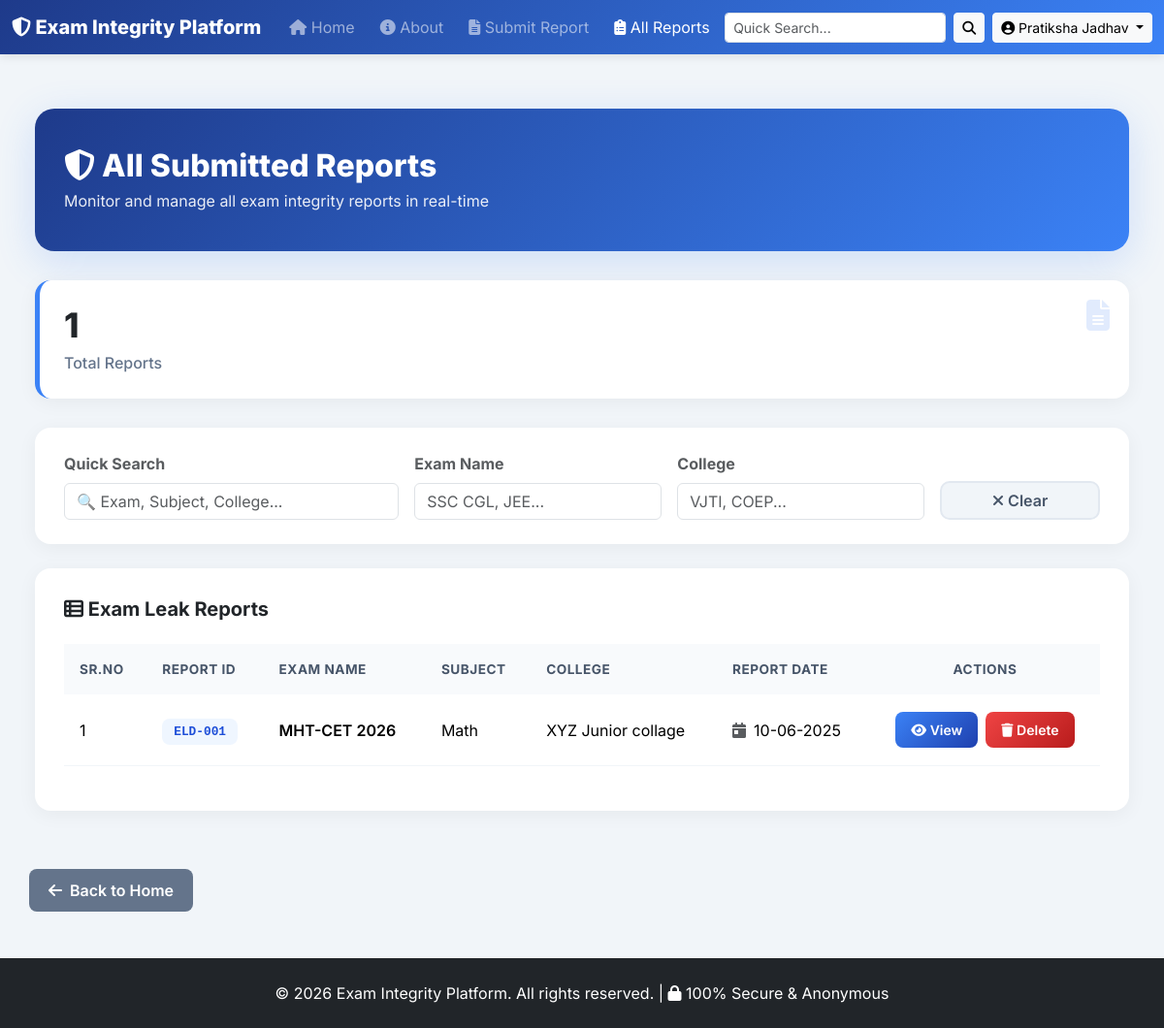
Page /report (signed in) on the committed database.
### tables this page shows
CREATE TABLE users (
            id INTEGER PRIMARY KEY AUTOINCREMENT,
            username TEXT NOT NULL UNIQUE,
            password TEXT NOT NULL,
            email TEXT UNIQUE,
            mobile TEXT UNIQUE,
            name TEXT,
            role TEXT DEFAULT 'student',

            -- Verification
            is_mobile_verified INTEGER DEFAULT 0,
            is_email_verified INTEGER DEFAULT 0,
            mobile_otp TEXT,
            otp_generated_at TEXT,

            -- Identity Proof 
            profile_photo TEXT,
            id_proof_type TEXT,
            id_proof_number TEXT,
            id_proof_photo TEXT,
            is_id_verified INTEGER DEFAULT 0,

            -- Tracking & Moderation
            signup_ip TEXT,
            signup_user_agent TEXT,
            created_at TEXT DEFAULT CURRENT_TIMESTAMP,
            is_blocked INTEGER DEFAULT 0,
            trust_score INTEGER DEFAULT 100
        );

CREATE TABLE entries (
            id INTEGER PRIMARY KEY AUTOINCREMENT,
            user_id INTEGER NOT NULL,
            exam_name TEXT NOT NULL,
            subject_name TEXT NOT NULL,
            college_name TEXT NOT NULL,
            status TEXT DEFAULT 'Pending',
            report_date TEXT,
            description TEXT,

            -- Incident Location
            incident_state TEXT,
            incident_district TEXT,
            incident_city TEXT,
            incident_college TEXT,
            incident_address TEXT,

            -- Multiple Files - JSON madhe store karu
            photos TEXT,
            videos TEXT,
            audios TEXT,

            -- Admin
            admin_remark TEXT,
            is_dummy INTEGER DEFAULT 0,
            created_at TEXT DEFAULT CURRENT_TIMESTAMP,
            updated_at TEXT,

            FOREIGN KEY (user_id) REFERENCES users (id)
        );

### app.py (the view)
@app.route('/report')
@login_required
def report_list():
    search = request.args.get('search', '').strip()
    sort_by = request.args.get('sort', 'id')
    order = request.args.get('order', 'desc')
    exam_filter = request.args.get('exam', '').strip()
    college_filter = request.args.get('college', '').strip()
    all_reports = []
    conn = get_db()
    conn.row_factory = sqlite3.Row
    base_query = 'SELECT * FROM entries WHERE 1=1'
    params = []
    if current_user.role!= 'admin':
        base_query += ' AND user_id =?'
        params.append(current_user.id)
    if search:
        base_query += ' AND (exam_name LIKE? OR subject_name LIKE? OR college_name LIKE? OR description LIKE?)'
        search_term = f'%{search}%'
        params.extend([search_term] * 4)
    if exam_filter:
        base_query += ' AND exam_name LIKE?'
        params.append(f'%{exam_filter}%')
    if college_filter:
        base_query += ' AND college_name LIKE?'
        params.append(f'%{college_filter}%')
    valid_sorts = ['id', 'exam_name', 'subject_name', 'college_name', 'report_date']
    sort_column = 'id' if sort_by == 'display_id' else sort_by
    if sort_column not in valid_sorts: sort_column = 'id'
    sort_order = 'DESC' if order == 'desc' else 'ASC'
    base_query += f' ORDER BY {sort_column} {sort_order}'
    db_reports = conn.execute(base_query, params).fetchall()
    conn.close()
    for row in db_reports:
        report_dict = dict(row)
        report_dict['display_id'] = f"ELD-{report_dict['id']:03d}"
        report_dict['is_dummy'] = False
        report_dict['view_url'] = url_for('view_report', id=report_dict['id'])
        report_dict['delete_url'] = url_for('delete_report', id=report_dict['id'])
        report_dict['report_date_display'] = report_dict['report_date']
        if report_dict['report_date']:
            try:
                date_obj = datetime.strptime(report_dict['report_date'], '%Y-%m-%d')
                report_dict['report_date_display'] = date_obj.strftime('%d-%m-%Y')
            except: pass
        all_reports.append(report_dict)
    return render_template("reports.html", reports=all_reports, search=search, sort_by=sort_by, order=order, exam_filter=exam_filter, college_filter=college_filter)

### app.py (called while the page is built)
@login_manager.user_loader
def load_user(user_id):
    conn = get_db()
    user_row = conn.execute('SELECT * FROM users WHERE id =?', (user_id,)).fetchone()
    conn.close()
    if user_row:
        user = dict(user_row)
        return User(
            id=user['id'],
            username=user['username'],
            name=user.get('name', 'User'), # HE ADD KAR
            role=user.get('role', 'student'),
            is_mobile_verified=user.get('is_mobile_verified', 0),
            is_email_verified=user.get('is_email_verified', 0),
            is_blocked=user.get('is_blocked', 0)
        )
    return None

@app.context_processor
def inject_notifications():
    if 'user_id' in session:
        conn = get_db()
        count = conn.execute("SELECT COUNT(*) FROM notifications WHERE is_read = 0").fetchone()[0]
        return dict(unread_count=count)
    return dict(unread_count=0)

### database.py (called while the page is built)
def get_db():
    conn = sqlite3.connect(DB_PATH)
    conn.row_factory = sqlite3.Row
    return conn

### templates/reports.html (shortened to what this page needs)
{% extends "base.html" %}
{% block content %}
<link href="https://cdn.jsdelivr.net/npm/bootstrap@5.3.2/dist/css/bootstrap.min.css" rel="stylesheet">
<link rel="stylesheet" href="https://cdnjs.cloudflare.com/ajax/libs/font-awesome/6.5.0/css/all.min.css">
<div class="container-fluid px-4 py-3">
    <div class="page-header">
        <h2><i class="fas fa-shield-halved"></i> All Submitted Reports</h2>
        <p>Monitor and manage all exam integrity reports in real-time</p>
    </div>
    <div class="stats-grid">
        <div class="stat-card">
            <i class="fas fa-file-alt fa-2x" style="color:#3b82f6; position:absolute; top:20px; right:20px; opacity:0.15"></i>
            <h4>{{ reports|length }}</h4>
            <p>Total Reports</p>
        </div>
    </div>
    <div class="filter-card">
        <div class="row g-3">
            <div class="col-md-4">
                <label class="form-label fw-bold text-muted">Quick Search</label>
                <input type="text" id="searchInput" class="form-control" placeholder="🔍 Exam, Subject, College..." value="{{ search }}">
            </div>
            <div class="col-md-3">
                <label class="form-label fw-bold text-muted">Exam Name</label>
                <input type="text" id="examInput" class="form-control" placeholder="SSC CGL, JEE..." value="{{ exam_filter }}">
            </div>
            <div class="col-md-3">
                <label class="form-label fw-bold text-muted">College</label>
                <input type="text" id="collegeInput" class="form-control" placeholder="VJTI, COEP..." value="{{ college_filter }}">
            </div>
            <div class="col-md-2 d-flex align-items-end">
                <button id="clearBtn" class="btn btn-clear w-100"><i class="fas fa-times"></i> Clear</button>
            </div>
        </div>
    </div>
    <div class="table-card">
        <h5 class="fw-bold mb-4"><i class="fas fa-table-list"></i> Exam Leak Reports</h5>
        {% if reports %}
        <div class="table-responsive">
            <table class="table" id="reportTable">
                <thead>
                    <tr>
                        <th>Sr.No</th>
                        <th>Report ID</th>
                        <th>Exam Name</th>
                        <th>Subject</th>
                        <th>College</th>
                        <th>Report Date</th>
                        <th class="text-center">Actions</th>
                    </tr>
                </thead>
                <tbody>
                    {% for report in reports %}
                    <tr>
                        <td>{{ loop.index }}</td>
                        <td>
                            <span class="report-id">{{ report.display_id }}</span>
                        </td>
                        <td class="fw-semibold">{{ report.exam_name }}</td>
                        <td>{{ report.subject_name }}</td>
                        <td>{{ report.college_name }}</td>
                        <td><i class="fas fa-calendar-day text-muted me-2"></i>{{ report.report_date_display }}</td>
                        <td class="text-center">
                            <div class="d-flex gap-2 justify-content-center">
                                <a href="{{ report.view_url }}" class="btn btn-sm btn-view text-white">
                                    <i class="fas fa-eye"></i> View
                                </a>
                                {% if current_user.role == 'admin' or report.user_id == current_user.id %}
                                <form action="{{ report.delete_url }}" method="POST" style="margin:0;">
                                    <button type="submit" class="btn btn-sm btn-delete text-white" onclick="return confirm('Delete this report? This cannot be undone.');">
                                        <i class="fas fa-trash"></i> Delete
                                    </button>
                                </form>
                                {% endif %}
                            </div>
                        </td>
                    </tr>
                    {% else %}
                    <tr><td colspan="7" class="text-center py-5 text-muted">No reports found</td></tr>
                    {% endfor %}
                </tbody>
            </table>
        </div>
        {% else %}
        <div class="empty-state" style="display:block">
            <i class="fas fa-inbox fa-3x mb-3"></i>
            <h5>No Reports Yet</h5>
            <p>Submit your first report to see it here</p>
        </div>
        {% endif %}
    </div>
</div>
{% endblock %}

### templates/base.html (shortened to what this page needs)
<!DOCTYPE html>
<html lang="en">
<head>
    <link href="https://cdn.jsdelivr.net/npm/bootstrap@5.3.0/dist/css/bootstrap.min.css" rel="stylesheet">
    <link rel="stylesheet" href="https://cdnjs.cloudflare.com/ajax/libs/font-awesome/6.4.0/css/all.min.css">
</head>
<body>
<nav class="navbar navbar-expand-lg navbar-dark" style="background: linear-gradient(135deg, #1e3a8a 0%, #3b82f6 100%);">
    <div class="container-fluid" style="max-width: 1400px;">
        <a class="navbar-brand" href="{{ url_for('home') }}">
            <i class="fas fa-shield-alt"></i> Exam Integrity Platform
        </a>
        <div class="collapse navbar-collapse" id="navbarContent">
            <ul class="navbar-nav me-auto mb-2 mb-lg-0">
                <li class="nav-item">
                    <a class="nav-link {% if request.endpoint == 'home' %}active{% endif %}" href="{{ url_for('home') }}">
                        <i class="fas fa-home"></i> Home
                    </a>
                </li>
                <li class="nav-item">
                    <a class="nav-link {% if request.endpoint == 'about' %}active{% endif %}" href="{{ url_for('about') }}">
                        <i class="fas fa-info-circle"></i> About
                    </a>
                </li>
                {% if current_user.is_authenticated %}
                <li class="nav-item">
                    <a class="nav-link {% if request.endpoint == 'form' %}active{% endif %}" href="{{ url_for('form') }}">
                        <i class="fas fa-file-alt"></i> Submit Report
                    </a>
                </li>
                <li class="nav-item">
                    <a class="nav-link {% if request.endpoint == 'report_list' %}active{% endif %}" href="{{ url_for('report_list') }}">
                        <i class="fas fa-clipboard-list"></i> All Reports
                    </a>
                </li>
                {% endif %}
            </ul>
            <div class="d-flex align-items-center gap-2">
                {% if current_user.is_authenticated %}
                <form class="d-flex" action="{{ url_for('report_list') }}" method="GET">
                    <input class="form-control form-control-sm search-input me-2"
                           type="search"
                           name="search"
                           placeholder="Quick Search..."
                           style="min-width: 200px;">
                    <button class="btn btn-light btn-sm" type="submit" title="Search">
                        <i class="fas fa-search"></i>
                    </button>
                </form>
                {% endif %}
                {% if current_user.is_authenticated %}
                    <div class="dropdown">
                        <button class="btn btn-light btn-sm dropdown-toggle" type="button" data-bs-toggle="dropdown">
                            <i class="fas fa-user-circle"></i> {{ current_user.username }}
                        </button>
                    </div>
                {% endif %}
            </div>
        </div>
    </div>
</nav>
<main class="container-fluid py-4" style="max-width: 1400px;">
    {% block content %}{% endblock %}
</main>
<div>
    <a href="{{url_for('home')}}" class="back-btn">
        <i class="fas fa-arrow-left"></i> Back to Home
    </a>
</div>
<footer class="bg-dark text-white text-center py-4 mt-5">
    <div class="container">
        <p class="mb-0">&copy; 2026 Exam Integrity Platform. All rights reserved. | <i class="fas fa-lock"></i> 100% Secure & Anonymous</p>
    </div>
</footer>
</body>
</html>

### templates/base.html (style rules this page uses)
body { font-family: 'Segoe UI', Tahoma, Geneva, Verdana, sans-serif; background: #f8fafc; }
.navbar { box-shadow: 0 2px 10px rgba(0,0,0,0.1); padding: 12px 0; }
.navbar-brand { font-size: 20px; font-weight: 800; }
.nav-link { font-weight: 500; margin: 0 5px; border-radius: 6px; transition: all 0.3s; }
.btn { font-weight: 600; border-radius: 8px; transition: all 0.3s; }
.back-btn { background: #64748b; color:white; padding:10px 20px; border-radius: 8px; text-decoration: none; display:inline-flex; align-items: center; gap:8px; margin-top:20px; margin-left:30px; font-weight:600; transition:all 0.3s; }
.search-input { border-radius: 8px; border: 2px solid rgba(255,255,255,0.3); background: rgba(255,255,255,0.1); color: white; }
.search-input::placeholder { color: rgba(255,255,255,0.7); }

### templates/reports.html (style rules this page uses)
body { font-family: 'Inter', sans-serif; background: #f1f5f9; }
.page-header { background: linear-gradient(135deg, #1e3a8a 0%, #3b82f6 100%); padding: 40px 30px; border-radius: 20px; color: white; margin-bottom: 30px; box-shadow: 0 10px 40px rgba(59, 130, 246, 0.2); }
.page-header h2 { font-weight: 800; font-size: 2rem; margin: 0; }
.page-header p { opacity: 0.9; margin: 5px 0 0 0; }
.stats-grid { display: grid; grid-template-columns: repeat(auto-fit, minmax(240px, 1fr)); gap: 20px; margin-bottom: 30px; }
.stat-card { background: white; padding: 25px; border-radius: 16px; border-left: 5px solid #3b82f6; box-shadow: 0 4px 20px rgba(0,0,0,0.05); position: relative; }
.stat-card h4 { font-size: 2.2rem; font-weight: 800; margin: 0; }
.stat-card p { color: #64748b; font-weight: 500; margin: 5px 0 0 0; }
.filter-card { background: white; border-radius: 16px; padding: 25px 30px; box-shadow: 0 4px 20px rgba(0,0,0,0.05); margin-bottom: 25px; }
.btn-clear { background: #f1f5f9; border: 2px solid #e2e8f0; color: #475569; border-radius: 10px; font-weight: 600; }
.table-card { background: white; border-radius: 16px; padding: 30px; box-shadow: 0 4px 20px rgba(0,0,0,0.05); }
.table thead th { background: #f8fafc; color: #475569; font-weight: 700; font-size: 0.85rem; text-transform: uppercase; letter-spacing: 0.5px; border: none; padding: 16px; }
.table tbody td { padding: 18px 16px; vertical-align: middle; border-color: #f1f5f9; }
.report-id { background: #eff6ff; color: #1d4ed8; padding: 6px 12px; border-radius: 8px; font-weight: 700; font-size: 0.8rem; font-family: monospace; }
.btn-view { background: linear-gradient(135deg, #3b82f6, #1e40af); border: none; border-radius: 8px; padding: 8px 16px; font-weight: 600; transition: all 0.2s; }
.btn-delete { background: linear-gradient(135deg, #ef4444, #b91c1c); border: none; border-radius: 8px; padding: 8px 16px; font-weight: 600; transition: all 0.2s; }

### rows in the picture
users: username "Pratiksha Jadhav"
entries: display_id "ELD-001", exam_name "MHT-CET 2026", subject_name "Math", college_name "XYZ Junior collage", report_date_display "10-06-2025"

### other values in the picture
{{ reports|length }} "1"
